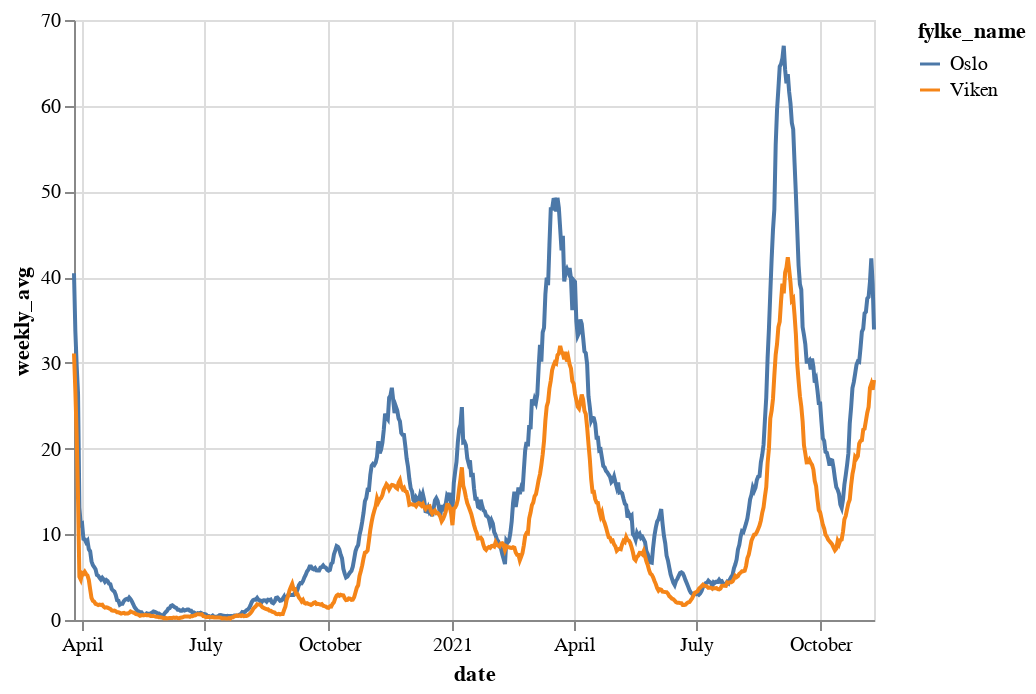

The notebook cell this image was saved under:
### Code cell
weekly = alt.Chart(subset).mark_line().transform_window(
    weekly_avg="mean(per100k)",
    frame=[-3, 3],
).encode(
    x="date:T",
    y="weekly_avg:Q",
    color="fylke_name",
    tooltip=[
        "fylke_name",
        "population",
        "per100k",
        "cases",
    ]

)
weekly

### Figure 1 — Vega-Lite specification as saved in the notebook (floating-point values rounded to 4 significant figures; data arrays with more than 128 entries replaced by an {"elided": "..."} marker saying what was removed)
{"config": {"view": {"continuousWidth": 400, "continuousHeight": 300}}, "data": {"name": "data-9b9d0a8e8eae0d78a47f96ae36d32a66"}, "mark": "line", "encoding": {"color": {"type": "nominal", "field": "fylke_name"}, "tooltip": [{"type": "nominal", "field": "fylke_name"}, {"type": "quantitative", "field": "population"}, {"type": "quantitative", "field": "per100k"}, {"type": "quantitative", "field": "cases"}], "x": {"type": "temporal", "field": "date"}, "y": {"type": "quantitative", "field": "weekly_avg"}}, "transform": [{"window": [{"op": "mean", "field": "per100k", "as": "weekly_avg"}], "frame": [-3, 3]}], "$schema": "https://vega.github.io/schema/vega-lite/v4.8.1.json", "datasets": {"data-9b9d0a8e8eae0d78a47f96ae36d32a66": {"elided": "1188 records"}}}
